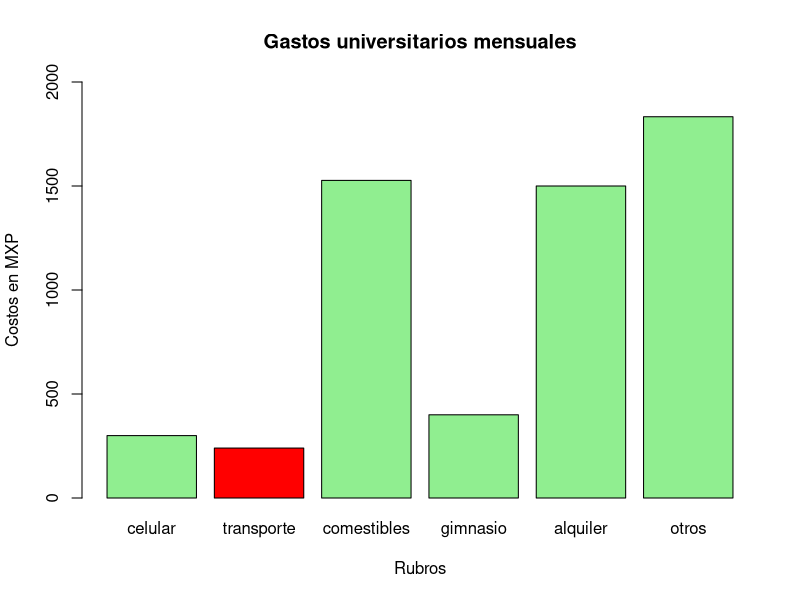

The R script that drew this image:
# Marco Aurelio González Tagle
# 23/02/2023
# Laboratorio 1

# Gastos totales

300 + 240 + 1527 + 400 + 1500 + 1833
300/6
200 * 2
4 ^ 2

celular <- 300
celular *12


gastos <- c(300, 240, 1527, 400, 1500, 1833)
gastos
nomb <- c("celular", "transporte", "comestibles", "gimnasio",
          "alquiler", "otros")


barplot(gastos, 
        col = c("lightgreen",  "red", "lightgreen", "lightgreen","lightgreen","lightgreen"),
        main = "Gastos universitarios mensuales",
        ylim = c(0,2000), xlab = "Rubros",
        ylab = "Costos en MXP",
        names.arg = c("celular", "transporte", "comestibles", "gimnasio",
                      "alquiler", "otros"),
        )
